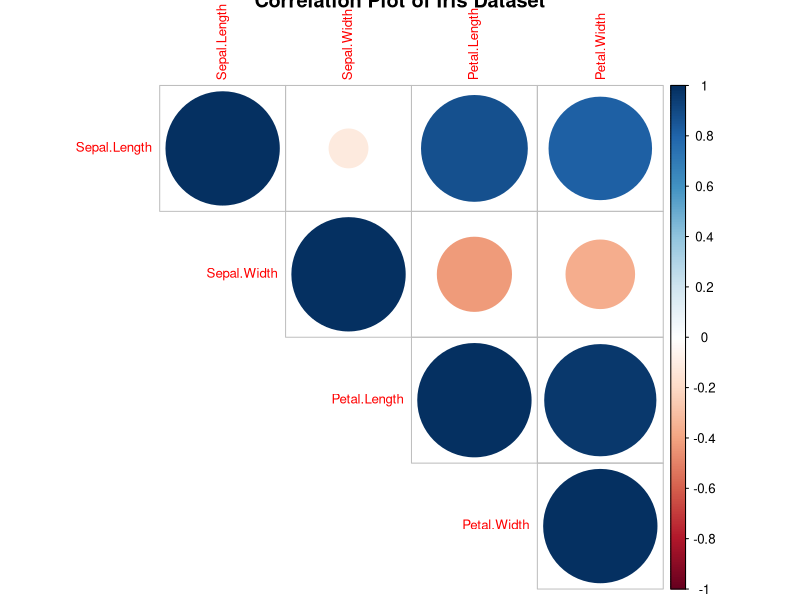
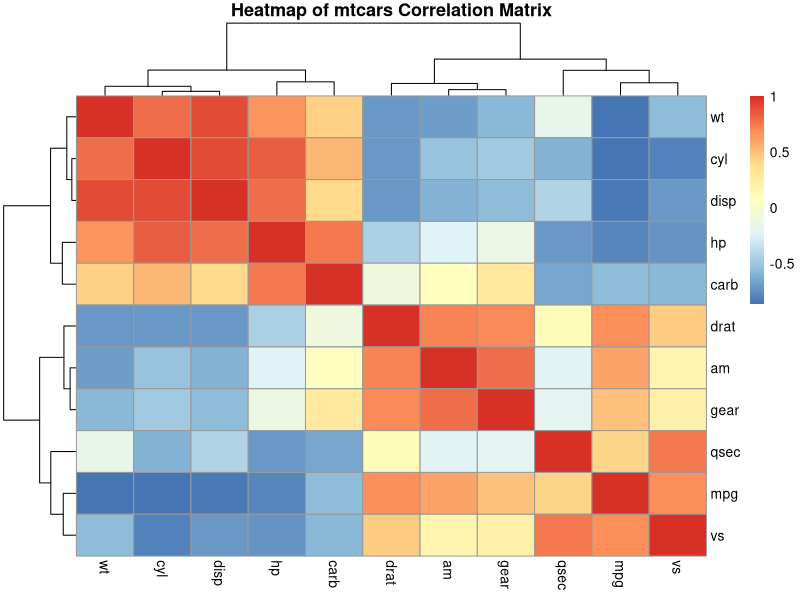
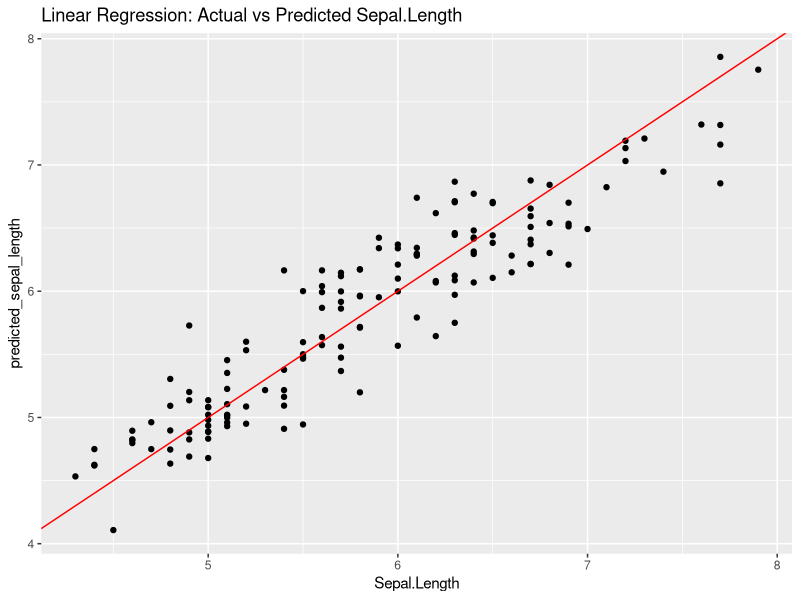
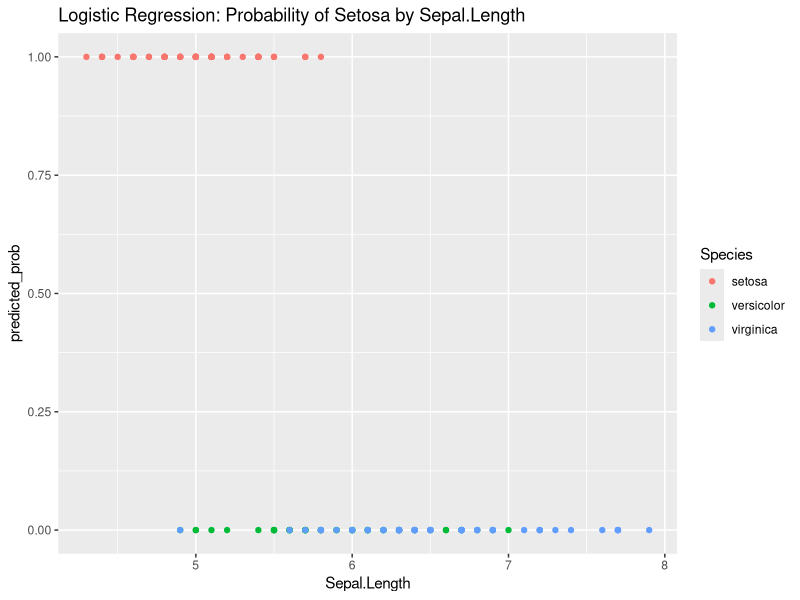

The R source for these figures, in order:
#5.A) CORRELATION AND COVARIANCE
# Find the correlation matrix.
#  Plot the correlation plot on dataset and visualize giving an overview of relationships among data on iris data.
#  Analysis of covariance: variance (ANOVA), if data have categorical variables on iris data
# B) Finding deviation between dataset and plot linear regression for the dataset ( e.g.  customer_churn).




# Load required libraries
install.packages("corrplot")  # Install corrplot package if not already installed
library(corrplot)

# Load iris dataset (built-in R dataset)
data(iris)

# a. Find correlation matrix (only numeric columns)
iris_numeric <- iris[, 1:4]
cor_matrix <- cor(iris_numeric)
print(cor_matrix)

# b. Plot the correlation matrix to visualize relationships
corrplot(cor_matrix, method = "circle", type = "upper", tl.cex=0.8, 
         main = "Correlation Plot of Iris Dataset")

# c. Analysis of covariance (ANOVA) on iris dataset with categorical variable Species
# Example: Analyzing Sepal.Length variance across Species groups
anova_model <- aov(Sepal.Length ~ Species, data = iris)
summary(anova_model)



#5(b)
# Load libraries
install.packages("ggplot2")
install.packages("pheatmap")
library(ggplot2)
library(pheatmap)

# a. Linear regression for mtcars dataset predicting mpg from wt and hp
data(mtcars)

# Fit linear regression model
lm_model <- lm(mpg ~ wt + hp, data = mtcars)
summary(lm_model)

# Correlation matrix heatmap for mtcars numeric variables
cor_matrix <- cor(mtcars)
pheatmap(cor_matrix, main = "Heatmap of mtcars Correlation Matrix")

# b. Linear and Logistic Regression with iris dataset

data(iris)

# Linear regression predicting Sepal.Length from Sepal.Width, Petal.Length, Petal.Width
lm_iris <- lm(Sepal.Length ~ Sepal.Width + Petal.Length + Petal.Width, data=iris)
summary(lm_iris)

# Scatter plot showing predicted vs actual Sepal.Length
iris$predicted_sepal_length <- predict(lm_iris, newdata = iris)
ggplot(iris, aes(x=Sepal.Length, y=predicted_sepal_length)) + 
  geom_point() + 
  geom_abline(color="red") +
  ggtitle("Linear Regression: Actual vs Predicted Sepal.Length")

# Logistic Regression: classify Species using Sepal.Length and Sepal.Width
# Convert Species to binary classification: setosa vs others
iris$IsSetosa <- ifelse(iris$Species == "setosa", 1, 0)

logistic_model <- glm(IsSetosa ~ Sepal.Length + Sepal.Width, data = iris, family = "binomial")
summary(logistic_model)

# Predict probabilities on iris data
iris$predicted_prob <- predict(logistic_model, type="response")

# Plot predicted probability of setosa vs Sepal.Length colored by actual class
ggplot(iris, aes(x=Sepal.Length, y=predicted_prob, color=Species)) +
  geom_point() +
  ggtitle("Logistic Regression: Probability of Setosa by Sepal.Length")

# Predict class for selected iris data points
new_data <- data.frame(Sepal.Length = c(5.0, 6.0), Sepal.Width = c(3.5, 3.0))
new_data$predicted_setosa_prob <- predict(logistic_model, newdata=new_data, type="response")
new_data$predicted_class <- ifelse(new_data$predicted_setosa_prob > 0.5, "setosa", "other")
print(new_data)


